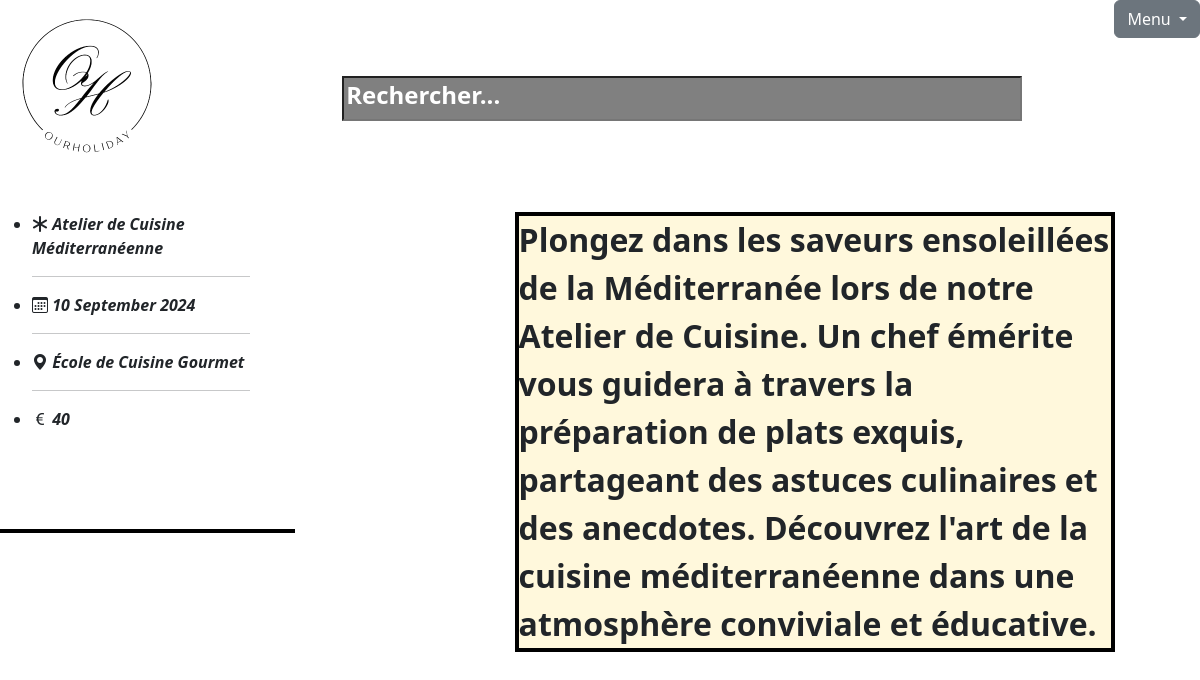
The page /Controller/billeterie.php?idevenement=4 (signed in) on the database its author committed.
### tables this page shows
CREATE TABLE `evenement` (
  `id_evenement` int(255) NOT NULL,
  `libelle` varchar(255) NOT NULL,
  `detail` mediumtext NOT NULL,
  `date` date NOT NULL,
  `heureDebut` time(6) NOT NULL,
  `heureFin` time(6) NOT NULL,
  `lieu` varchar(255) NOT NULL,
  `age_minimum` int(255) NOT NULL,
  `prix` int(255) NOT NULL,
  `nombrePlaceMaximum` int(255) NOT NULL,
  `fk_categories` int(255) NOT NULL
);

### Controller/billeterie.php (called while the page is built, shortened)
<?php
require_once "../Model/BDD.php";
$bdd = new Bdd();
if (isset($_GET['idevenement'])) {
    $idevenement=$_GET['idevenement'];
    $evenement =$bdd->getOneEvenementById($idevenement);
}
else{
    header('Location: ../Controller/categories.php');
}
require "../View/billeterie.php";

### Model/Bdd.php (called while the page is built, shortened)
<?php
class Bdd
{
    private $bdd;
    function __construct()
    {
        $dsn = 'mysql:dbname=evenementbdd;host=127.0.0.1';
        $dbUser = 'root';
        $dbPwd = '';
        try {
            $this->bdd = new PDO($dsn, $dbUser, $dbPwd);
        } catch (PDOException $e) {
            echo $e->getMessage();
        }
    }
    function getOneEvenementById($idevenement)
    {
        $sql = "SELECT `id_evenement`, `libelle`, `detail`, `date`, `heureDebut`, `heureFin`, `lieu`, `age_minimum`, `prix`, `nombrePlaceMaximum`, `fk_categories`
        FROM `evenement`
        WHERE id_evenement=$idevenement";
        $query = $this->bdd->prepare($sql);
        $query->execute();
        return $query->fetchAll();
    }
}

### View/billeterie.php (the view, shortened to what this page needs)
<?php
require "../View/header.php";
?>
<!DOCTYPE html>
<html lang="fr">
<head>
    <link rel="stylesheet" href="../View/billeterie.css">
</head>
<body>
    <div class="all">
        <div class="Information">
            <?php
            if (is_array($evenement) || is_object($evenement)) {
                foreach ($evenement as $eve) {
                    echo "   <ul>";
                    echo '    <li><i class="bi bi-asterisk"><strong> ' . $eve['libelle'] . '</strong></i></li>';
                    echo '       <hr>';
                    echo '   <li><i class="bi bi-calendar3"><strong> ' . date('d F Y', strtotime($eve['date'])) . '</strong></i></li>';
                    echo '    <hr>';
                    echo '    <li><i class="bi bi-geo-alt-fill"><strong> ' . $eve['lieu'] . '</strong></i></li>';
                    echo '    <hr>';
                    echo '   <li> <i class="bi bi-currency-euro"><strong> ' . $eve['prix'] . '</strong></i></li>';
                    echo '    </ul>';
                }
            }
            ?>
        </div>
        <div class="photo">
            <?php
            if (is_array($evenement) || is_object($evenement)) {
                foreach ($evenement as $eve) {
                    echo "<div id='detail'>" . $eve['detail'] . "</div> ";
                }
            }
            ?>
        </div>
    </div>
    <form action="../Controller/achat.php" method="GET">
        <div class="Achat">
        </div>
    </form>
</body>
</html>

### View/index.css (style rules this page uses)
::placeholder { color: white; font-size: 1.5em; }

### View/billeterie.css (style rules this page uses)
.Information { width: 250px; top: -6cm; position: relative; }
#detail { width: 600px; height: auto; left: 7cm; top: -6cm; position: relative; font-weight: bold; font-size: xx-large; border: 4px solid black; animation: colorRotate 5s linear infinite; background-color: cornsilk; }
.all { display: flex; position: relative; top: 5cm; }
.Achat { display: flex; justify-content: space-between; width: 295px; text-align: center; border: 2px solid black; font-weight: bold; position: absolute; top: 14cm; }

### rows shown on the page
evenement: libelle "Atelier de Cuisine Méditerranéenne", date "10 September 2024", lieu "École de Cuisine Gourmet", prix "40", detail "Plongez dans les saveurs ensoleillées de la Méditerranée lors de notre Atelier de Cuisine. Un chef émérite vous guidera à travers la préparation de plats exquis, partageant des astuces culinaires et des anecdotes. Découvrez l'art de la cuisine méditerranéenne dans une atmosphère conviviale et éducative."
